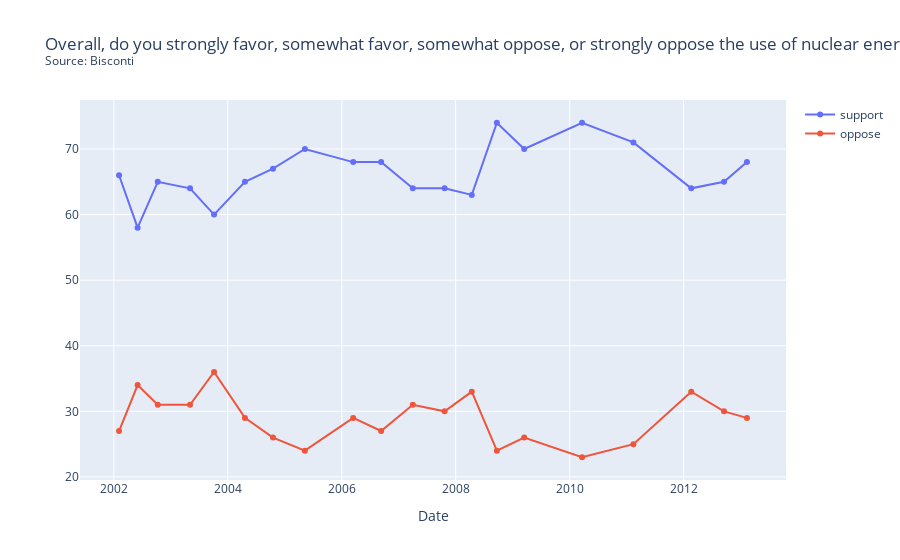
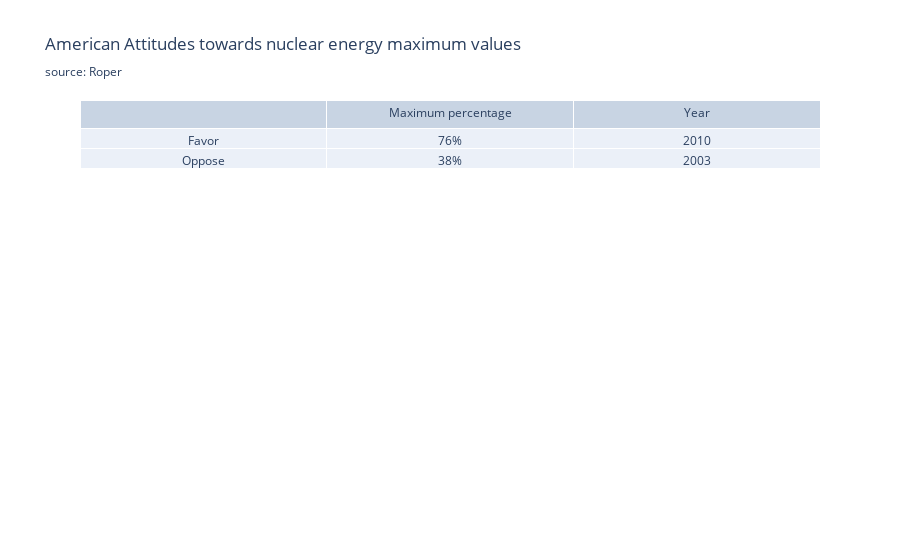

Notebook cell for these charts, in order:
### Code cell
s2 = "Overall, do you strongly favor, somewhat favor, somewhat oppose, or strongly oppose the use of nuclear energy as one of the ways to provide electricity in the United States?"
df5 = df_date[df_date['question'].str.contains(s2)]
df6 = df5.sort_values(by=['date'])
source = df6['firm'].iloc[0].title()
title = s2 + "<br><sup>Source: " + source + "<sup>"
fig = px.line(df6, x="date", y=["support", "oppose"], title=title, markers=True)
fig.update_layout(yaxis_title="", xaxis_title="Date", legend_title="")
fig.show()

create_table(df6)

### Figure 1 — Plotly figure (JSON) as saved in the notebook; plotly's stock layout.template omitted (floating-point values rounded to 4 significant figures)
{"data": [{"hovertemplate": "variable=support<br>date=%{x}<br>value=%{y}<extra></extra>", "legendgroup": "support", "line": {"color": "#636efa", "dash": "solid"}, "marker": {"symbol": "circle"}, "mode": "lines+markers", "name": "support", "orientation": "v", "showlegend": true, "type": "scatter", "x": ["2002-02-03T00:00:00", "2002-06-02T00:00:00", "2002-10-09T00:00:00", "2003-05-04T00:00:00", "2003-10-05T00:00:00", "2004-04-20T00:00:00", "2004-10-17T00:00:00", "2005-05-09T00:00:00", "2006-03-15T00:00:00", "2006-09-10T00:00:00", "2007-04-01T00:00:00", "2007-10-22T00:00:00", "2008-04-13T00:00:00", "2008-09-21T00:00:00", "2009-03-15T00:00:00", "2010-03-21T00:00:00", "2011-02-13T00:00:00", "2012-02-19T00:00:00", "2012-09-16T00:00:00", "2013-02-10T00:00:00"], "xaxis": "x", "y": [66, 58, 65, 64, 60, 65, 67, 70, 68, 68, 64, 64, 63, 74, 70, 74, 71, 64, 65, 68], "yaxis": "y"}, {"hovertemplate": "variable=oppose<br>date=%{x}<br>value=%{y}<extra></extra>", "legendgroup": "oppose", "line": {"color": "#EF553B", "dash": "solid"}, "marker": {"symbol": "circle"}, "mode": "lines+markers", "name": "oppose", "orientation": "v", "showlegend": true, "type": "scatter", "x": ["2002-02-03T00:00:00", "2002-06-02T00:00:00", "2002-10-09T00:00:00", "2003-05-04T00:00:00", "2003-10-05T00:00:00", "2004-04-20T00:00:00", "2004-10-17T00:00:00", "2005-05-09T00:00:00", "2006-03-15T00:00:00", "2006-09-10T00:00:00", "2007-04-01T00:00:00", "2007-10-22T00:00:00", "2008-04-13T00:00:00", "2008-09-21T00:00:00", "2009-03-15T00:00:00", "2010-03-21T00:00:00", "2011-02-13T00:00:00", "2012-02-19T00:00:00", "2012-09-16T00:00:00", "2013-02-10T00:00:00"], "xaxis": "x", "y": [27, 34, 31, 31, 36, 29, 26, 24, 29, 27, 31, 30, 33, 24, 26, 23, 25, 33, 30, 29], "yaxis": "y"}], "layout": {"autosize": true, "legend": {"title": {"text": ""}, "tracegroupgap": 0}, "title": {"text": "Overall, do you strongly favor, somewhat favor, somewhat oppose, or strongly oppose the use of nuclear energy as one of the ways to provide electricity in the United States?<br><sup>Source: Bisconti<sup>"}, "xaxis": {"anchor": "y", "autorange": true, "domain": [0, 1], "range": ["2001-06-09 17:05:50.6432", "2013-10-06 06:54:09.3568"], "title": {"text": "Date"}, "type": "date"}, "yaxis": {"anchor": "x", "autorange": true, "domain": [0, 1], "range": [18.79, 78.21], "title": {"text": ""}, "type": "linear"}}}

### Figure 2 — Plotly figure (JSON) as saved in the notebook; plotly's stock layout.template omitted (floating-point values rounded to 4 significant figures)
{"data": [{"cells": {"values": [["Favor", "Oppose"], ["76%", "38%"], [2010, 2003]]}, "header": {"values": [" ", "Maximum percentage", "Year"]}, "type": "table"}], "layout": {"autosize": true, "title": {"text": "American Attitudes towards nuclear energy maximum values<br><sub>source: Roper"}}}
